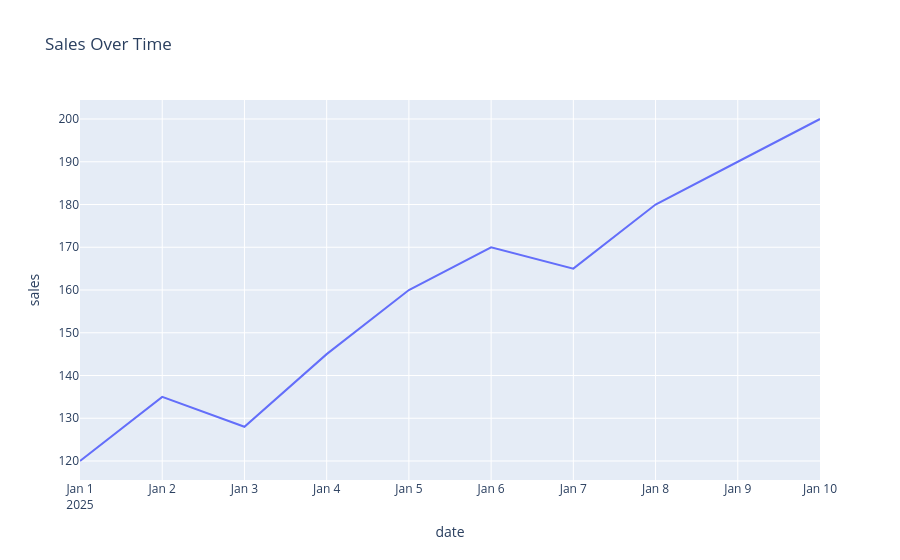

This figure's notebook cell:
### Markdown cell above
**Scenario:** We build a simple interactive dashboard (e.g. with Plotly Dash or Panel) for real-time data exploration. Here we sketch code (conceptual):

### Code cell
import pandas as pd
import plotly.express as px

# Create sample data
df_live = pd.DataFrame({
    "date": pd.date_range("2025-01-01", periods=10),
    "product": ["Product A"] * 10,
    "sales": [120, 135, 128, 145, 160, 170, 165, 180, 190, 200]
})

# Plot line chart
fig = px.line(
    df_live,
    x="date",
    y="sales",
    title="Sales Over Time"
)

fig.update_layout(hovermode="x unified")

fig.show()

### Figure 1 — Plotly figure (JSON) as saved in the notebook; plotly's stock layout.template omitted (floating-point values rounded to 4 significant figures)
{"data": [{"hovertemplate": "date=%{x}<br>sales=%{y}<extra></extra>", "legendgroup": "", "line": {"color": "#636efa", "dash": "solid"}, "marker": {"symbol": "circle"}, "mode": "lines", "name": "", "orientation": "v", "showlegend": false, "type": "scatter", "x": ["2025-01-01T00:00:00", "2025-01-02T00:00:00", "2025-01-03T00:00:00", "2025-01-04T00:00:00", "2025-01-05T00:00:00", "2025-01-06T00:00:00", "2025-01-07T00:00:00", "2025-01-08T00:00:00", "2025-01-09T00:00:00", "2025-01-10T00:00:00"], "xaxis": "x", "y": [120, 135, 128, 145, 160, 170, 165, 180, 190, 200], "yaxis": "y"}], "layout": {"autosize": true, "hovermode": "x unified", "legend": {"tracegroupgap": 0}, "title": {"text": "Sales Over Time"}, "xaxis": {"anchor": "y", "autorange": true, "domain": [0, 1], "range": ["2025-01-01", "2025-01-10"], "title": {"text": "date"}, "type": "date"}, "yaxis": {"anchor": "x", "autorange": true, "domain": [0, 1], "range": [115.6, 204.4], "title": {"text": "sales"}, "type": "linear"}}}
